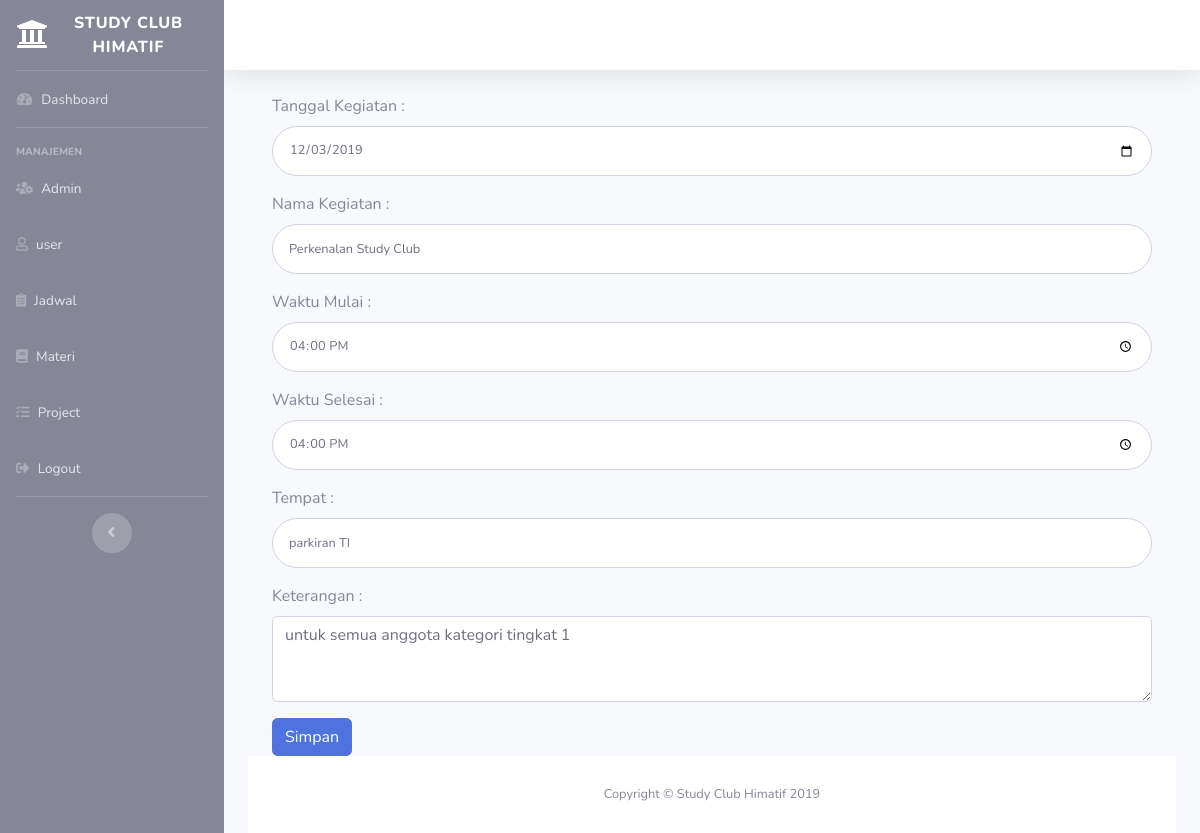
Page /admin/jadwal/ubah.php?id=2 on the committed database.
### tables this page shows
CREATE TABLE `jadwal` (
  `id_jadwal` int(50) NOT NULL,
  `tanggal` date NOT NULL,
  `nm_kegiatan` varchar(50) NOT NULL,
  `waktu_mulai` time NOT NULL,
  `waktu_selesai` time NOT NULL,
  `tempat` varchar(50) NOT NULL,
  `keterangan` varchar(100) NOT NULL
);

### admin/jadwal/ubah.php (the view, shortened to what this page needs)
<?php
include '../../koneksi.php';
$x = $_GET["id"];
$q="SELECT * FROM jadwal WHERE id_jadwal='$x'";
$query= mysqli_query($koneksi,$q);
foreach($query as $data) :
  $tanggal=$data['tanggal'];
  $nama=$data['nm_kegiatan'];
  $waktu_mulai=$data['waktu_mulai'];
  $waktu_selesai=$data['waktu_selesai'];
  $tempat=$data['tempat'];
  $ket=$data['keterangan'];
endforeach;
?>
<!DOCTYPE html>
<html lang="en">
<head>
  <link href="../../vendor/fontawesome-free/css/all.min.css" rel="stylesheet" type="text/css">
  <link href="../../css/sb-admin-2.min.css" rel="stylesheet">
<link href="../../vendor/datatables/dataTables.bootstrap4.min.css" rel="stylesheet">
</head>
<body id="page-top">
  <div id="wrapper">
    <?php
      include 'menu.php';
    ?>
    <div id="content-wrapper" class="d-flex flex-column">
      <div id="content">
      <?php
      include 'header.php';
    ?>
          <div class="container-fluid">
           <div class="container">
           <div class="row-md-3">
           <form class="user" action="" method="POST">
          <label for="tanggal">Tanggal Kegiatan :</label>
            <div class="form-group">
                <input type="date" class="form-control form-control-user" id="tanggal" name="tanggal"  value="<?=$tanggal?>">
              </div>
          <label for="nama">Nama Kegiatan :</label>
            <div class="form-group">
                <input type="text" class="form-control form-control-user" id="nama" name="nm_kegiatan" value="<?=$nama?>">
              </div>
          <label for="waktu_mulai">Waktu Mulai :</label>
            <div class="form-group">
                <input type="time" class="form-control form-control-user" id="waktu_mulai" name="waktu_mulai" value="<?=$waktu_mulai?>">
            </div>
          <label for="waktu_selesai">Waktu Selesai :</label>
            <div class="form-group">
                <input type="time" class="form-control form-control-user" id="waktu_selesai" name="waktu_selesai" value="<?=$waktu_selesai?>">
            </div>
          <label for="tempat">Tempat :</label>
            <div class="form-group">
                <input type="text" class="form-control form-control-user" id="tempat" name="tempat" value="<?=$tempat?>">
            </div>
            <div class="form-group">
            <label for="keterangan">Keterangan :</label>
            <textarea class="form-control" id="keterangan" name="keterangan" rows="3" ><?=$ket?></textarea>
            </div>
                            <Button class="btn btn-primary " type="submit" name="submit">
                                Simpan
                            </Button>
                        </form>
           </div>
           </div>
      <footer class="sticky-footer bg-white">
        <div class="container my-auto">
          <div class="copyright text-center my-auto">
            <span>Copyright &copy; Study Club Himatif 2019</span>
          </div>
        </div>
      </footer>
    </div>
  </div>
</body>
</html>

### rows in the picture
jadwal: tanggal "12/03/2019", nm_kegiatan "Perkenalan Study Club", waktu_mulai "16:00:00", waktu_selesai "16:00:00", tempat "parkiran TI", keterangan "untuk semua anggota kategori tingkat 1"
